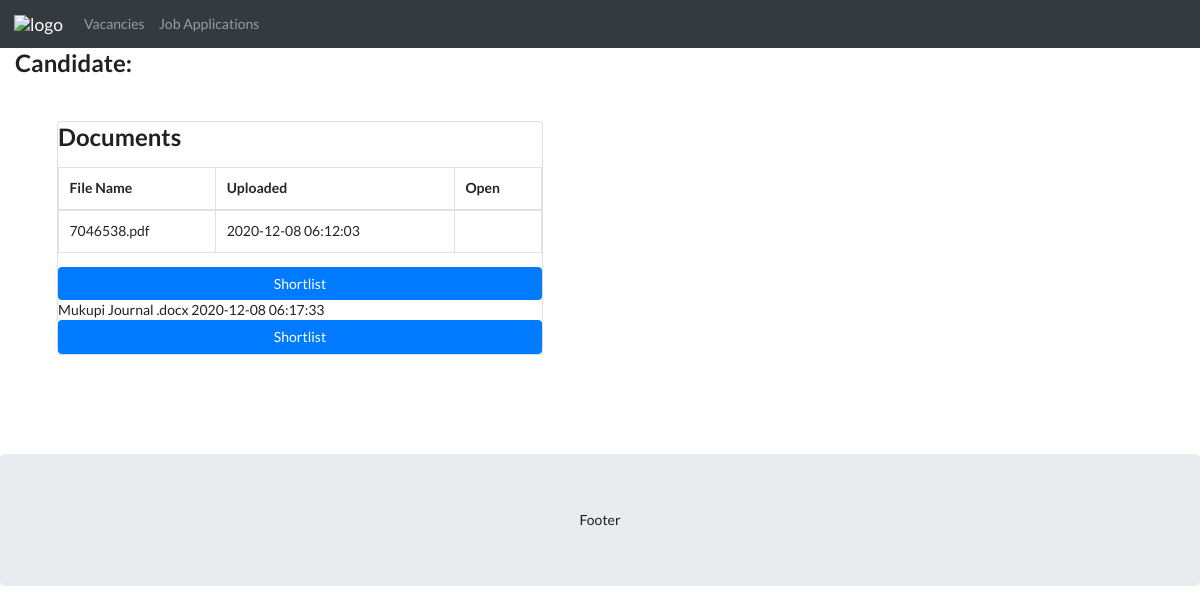
Screenshot of /candidate-single.php with the database file from the repository.
### tables this page shows
CREATE TABLE `uploads` (
  `id` int(11) NOT NULL,
  `file_name` varchar(255) NOT NULL,
  `uploaded_on` datetime NOT NULL,
  `posted_by` varchar(255) NOT NULL
);

### candidate-single.php (the view, shortened to what this page needs)
<!DOCTYPE html>
<html lang="en">
<head>
  <link rel="stylesheet" href="https://maxcdn.bootstrapcdn.com/bootstrap/4.5.2/css/bootstrap.min.css">
  <link rel="stylesheet" href="https://cdn.jsdelivr.net/npm/bootstrap@4.5.3/dist/css/bootstrap.min.css">
  <link rel="stylesheet" href="https://cdnjs.cloudflare.com/ajax/libs/semantic-ui/2.4.1/semantic.min.css">
</head>
<body>
  <nav class="navbar navbar-expand-sm bg-dark navbar-dark">
    <a class="navbar-brand" href="welcome.php">
      <img src="images/1200px-Coat_of_arms_of_Namibia.svg.png" alt="logo" style="width:40px;">
    </a>
    <ul class="navbar-nav">
      <li class="nav-item">
        <a class="nav-link" href="index.php">Vacancies</a>
      </li>
      <li class="nav-item">
        <a class="nav-link" href="#">Job Applications</a>
      </li>
    </ul>
  </nav>
  <div class="container-fluid ">
    <div class="row">
      <div class="col-sm-6 center ">
        <form action="apply.php" method="post">
          <h2>Candidate:</h2>
        </form>
        <div class="card m-5 ">
                <h2>Documents</h2>
  <table class="table table-bordered">
    <thead>
      <tr>
        <th>File Name</th>
        <th>Uploaded</th>
        <th>Open</th>
      </tr>
    </thead>
    <?php
include_once 'config.php';
                    $sql = "SELECT * from uploads where posted_by = 'beezimukupi@gmail.com' ";
                    $result = mysqli_query($link,$sql);
                    while($row = mysqli_fetch_assoc($result)){
                             echo '
    <tbody>
      <tr>
        <td>'.$row['file_name'].'</td>
        <td>'.$row['uploaded_on'].'</td>
        <td><a href="process_delete_job.php?id='.$row['id'].'"><span class="glyphicon glyphicon-trash"></span></td>
      </tr>
    </tbody>
    </table>
     <a onclick="applyFunction()" class="btn btn-primary">Shortlist</a>
     '; }?>
        </div>
      </div>
    </div>
  </div>
  <div class="jumbotron text-center" style="margin-bottom:0">
    <p>Footer</p>
  </div>
</body>
</html>

### rows the page displays
uploads: file_name "7046538.pdf", uploaded_on "2020-12-08 06:12:03"
uploads: file_name "Mukupi Journal .docx", uploaded_on "2020-12-08 06:17:33"
